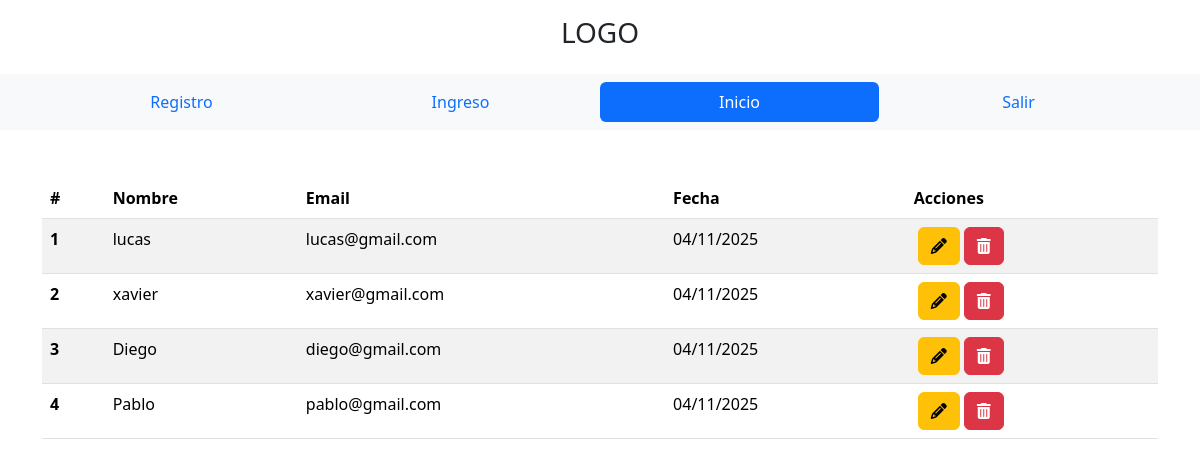
Page /inicio (signed in) on the committed database.
### tables this page shows
CREATE TABLE `usuarios` (
  `id_usuario` int(11) NOT NULL,
  `token` text NOT NULL,
  `usuario` varchar(50) NOT NULL,
  `email` varchar(100) NOT NULL,
  `contrasenia` varchar(255) NOT NULL,
  `intentos_fallidos` int(11) DEFAULT NULL,
  `fecha_registro` datetime NOT NULL DEFAULT current_timestamp()
);

### controladores/plantilla.controlador.php (called while the page is built)
<?php
class controladorPlantilla{
    public function ctrTraerPlantilla(){
        include "vistas/plantilla.php";
    }
}

### index.php (called while the page is built)
<?php
require_once "controladores/plantilla.controlador.php";
require_once "controladores/formularios.controlador.php";
require_once "modelos/formularios.modelo.php";
$plantilla = new ControladorPlantilla();
$plantilla -> ctrTraerPlantilla();

### controladores/formularios.controlador.php (called while the page is built, shortened)
<?php
class ControladorFormularios{
    static public function ctrSelecionarRegistros($item,$valor){
    $tabla = "usuarios";
    $respuesta = ModeloFormularios::mdlSelecionarRegistros($tabla, $item,$valor);
    return $respuesta;
}
}

### modelos/conexion.php (called while the page is built)
<?php
class Conexion {
    static public function conectar(){
        $link = new PDO ("mysql:host=localhost;dbname=login",
        "root",
        "");
        $link ->exec("set names utf8");
        return $link ;
    }
}
?>

### modelos/formularios.modelo.php (called while the page is built, shortened)
<?php
require_once "conexion.php";
class ModeloFormularios{
 static public function mdlSelecionarRegistros($tabla, $item, $valor){
    if($item == null && $valor ==null){
   $stmt = conexion:: conectar()-> prepare("SELECT *,DATE_FORMAT(fecha_registro, '%d/%m/%Y') AS fecha_registro
   FROM $tabla ORDER BY id_usuario DESC");
   $stmt->execute();
   return $stmt -> fetchAll();
    }else{
         $stmt = conexion:: conectar()-> prepare("SELECT *,DATE_FORMAT(fecha_registro, '%d/%m/%Y') AS fecha_registro
   FROM $tabla WHERE $item = :$item ORDER BY id_usuario DESC");
   $stmt-> bindParam(":".$item,$valor,PDO::PARAM_STR);
   $stmt->execute();
   return $stmt -> fetch();
    }
 }
}

### vistas/paginas/inicio.php (the view, shortened to what this page needs)
<?php
$usuarios = ControladorFormularios::ctrSelecionarRegistros(null,null);
?>
<table class="table table-striped">
  <thead>
    <tr>
      <th>#</th>
      <th>Nombre</th>
      <th>Email</th>
      <th>Fecha</th>
      <th>Acciones</th>
    </tr>
  </thead>
  <tbody>
    <?php foreach ($usuarios as $key => $value ):
        ?>
    <tr>
      <th><?php echo ($key+1);?></th>
      <td><?php echo $value["usuario"];?></td>
      <td><?php echo $value["email"];?></td>
      <td><?php echo $value["fecha_registro"];?></td>
      <td>
        <div class="btn-group">
          <div class ="px-1">
          <a href="index.php?pagina=editar&token=<?php echo $value["token"];?>"class="btn btn-warning">
            <i class="fas fa-pencil-alt"></i>
          </a>
          </div>
          <form method ="post">
          <button type = "submit " class="btn btn-danger">
            <i class="fas fa-trash-alt"></i>
          </button>
          </form>
        </div>
      </td>
    </tr>
    <?php endforeach?>
  </tbody>
</table>

### vistas/plantilla.php (shortened to what this page needs)
<!DOCTYPE html>
<html lang="en">
<head>
    <link href="https://cdn.jsdelivr.net/npm/bootstrap@5.3.2/dist/css/bootstrap.min.css" rel="stylesheet">
    <link href="https://cdn.jsdelivr.net/npm/bootstrap-icons@1.11.3/font/bootstrap-icons.min.css" rel="stylesheet">
</head>
<body>
    <div class="container-fluid">
    <h3 class="text-center py-3">LOGO</h3>
</div>
<div class="container-fluid  bg-light">
    <div class="container">
        <ul class="nav nav-justified py-2 nav-pills">
        <?php if (isset($_GET["pagina"])): ?>
           <?php if ($_GET["pagina"] == "registro"): ?>
            <li class="nav-item">
               <a class="nav-link active" href="registro">Registro</a>
            </li>
            <?php else: ?>
             <li class="nav-item">
                <a class="nav-link" href="registro">Registro</a>
            </li>
            <?php endif ?>
            <?php if ($_GET["pagina"] == "ingreso"): ?>
            <li class="nav-item">
               <a class="nav-link active" href="ingreso">Ingreso</a>
            </li>
            <?php else: ?>
             <li class="nav-item">
                <a class="nav-link" href="ingreso">Ingreso</a>
            </li>
            <?php endif ?>
           <?php if ($_GET["pagina"] == "inicio"): ?>
            <li class="nav-item">
             <a class="nav-link active" href="inicio">Inicio</a>
            </li>
            <?php else: ?>
             <li class="nav-item">
             <a class="nav-link" href="inicio">Inicio</a>
            </li>
            <?php endif ?>
           <?php if ($_GET["pagina"] == "salir"): ?>
            <li class="nav-item">
             <a class="nav-link active" href="salir">Salir</a>
            </li>
            <?php else: ?>
             <li class="nav-item">
             <a class="nav-link" href="salir">Salir</a>
            </li>
            <?php endif ?>
            <?php endif ?>
        </ul>
    </div>
</div>
<div class="container-fluid ">
    <div class="container py-5">
<?php
if (isset($_GET["pagina"])){
    if($_GET["pagina"]=="registro" ||
    $_GET["pagina"]=="ingreso" ||
    $_GET["pagina"]=="inicio"||
    $_GET["pagina"]=="editar"||
    $_GET["pagina"]=="salir"){
   include "paginas/". $_GET["pagina"].".php";
    }else{
        include "paginas/error404.php";
    }
}else{
    include "paginas/registro.php";
}
?>
</div>
</div>
</body>
</html>

### rows in the picture
usuarios: usuario "lucas", email "lucas@gmail.com", fecha_registro "04/11/2025"
usuarios: usuario "xavier", email "xavier@gmail.com", fecha_registro "04/11/2025"
usuarios: usuario "Diego", email "diego@gmail.com", fecha_registro "04/11/2025"
usuarios: usuario "Pablo", email "pablo@gmail.com", fecha_registro "04/11/2025"
